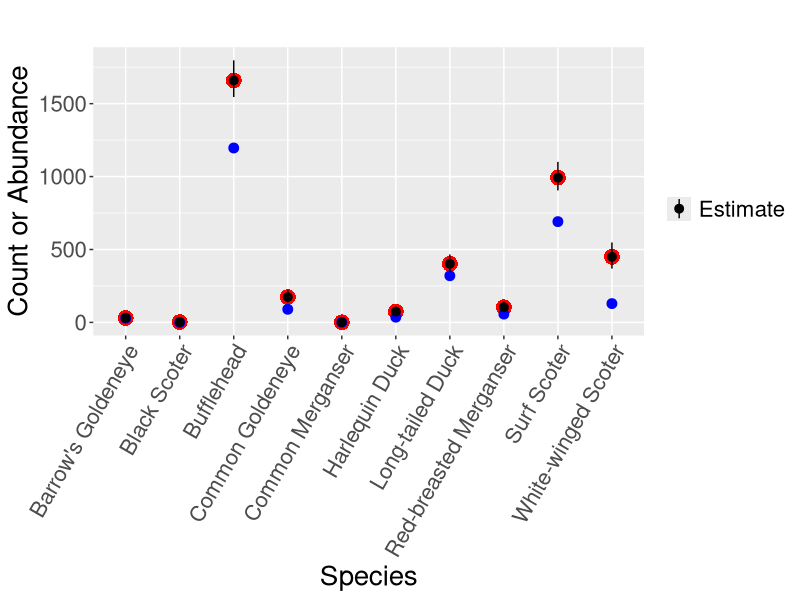
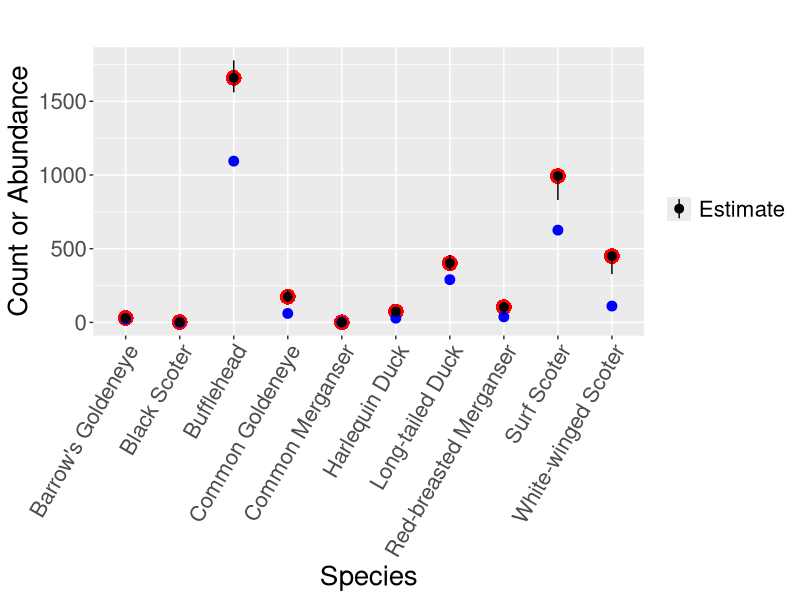

These figures' R source, in order:
library(here)
library(ggplot2)

results <- read.csv(here("Results_Figure","Results.csv"),header = TRUE)
results <- as.data.frame(results)

ggplot() + 
geom_point(data = results, aes(x = Species, y = FF.Count, color = "Camera"), shape=16, color="red", size=5) +
geom_point(data = results, aes(x = Species, y = Obs1.Count, color = "Observer"), color = "blue", size = 3) +
geom_pointrange(data = results, aes(x = Species, y = FF.Count, ymin=Obs1.L, ymax=Obs1.U, color = "Estimate"), size = 0.5)+
theme(text = element_text(size=20),axis.text.x = element_text(angle=60, hjust=1)) +
labs(title="",x ="Species", y = "Count or Abundance", color = "Legend")+
scale_color_manual(name='',
                  breaks=c('Camera', 'Observer', 'Estimate'),
                  values=c('Estimate'='black', 'Camera'='red', 'Observer'='blue'))

#For averaging observers
ggplot() + 
  geom_point(data = results, aes(x = Species, y = FF.Count, color = "Camera"), shape=16, color="red", size=5) +
  geom_point(data = results, aes(x = Species, y = Obs.Ave.Count, color = "Observer"), color = "blue", size = 3) +
  geom_pointrange(data = results, aes(x = Species, y = FF.Count, ymin=Obs.Ave.L, ymax=Obs.Ave.U, color = "Estimate"), size = 0.5)+
  theme(text = element_text(size=20),axis.text.x = element_text(angle=60, hjust=1)) +
  labs(title="",x ="Species", y = "Count or Abundance", color = "Legend")+
  scale_color_manual(name='',
                     breaks=c('Camera', 'Observer', 'Estimate'),
                     values=c('Estimate'='black', 'Camera'='red', 'Observer'='blue'))
